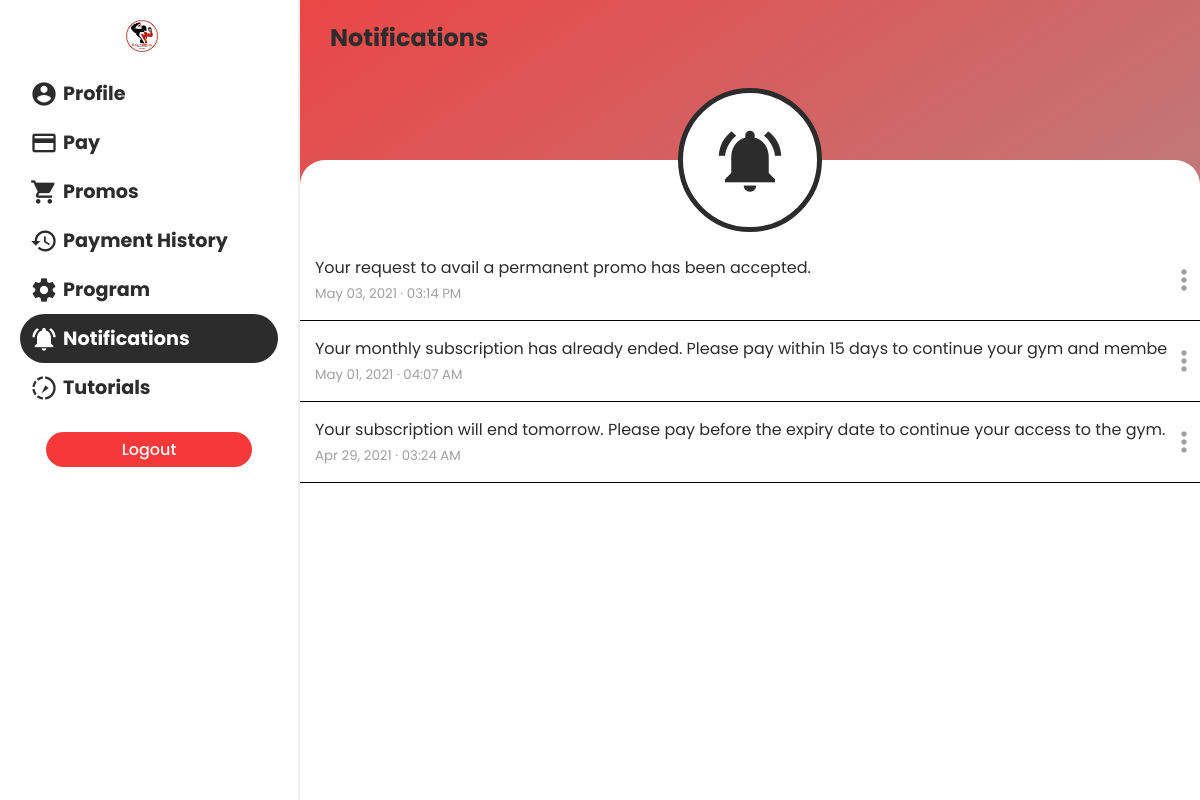
/mobile/pages/notifications.php (signed in), run on the app's committed database.
### tables this page shows
CREATE TABLE `member_notifs` (
  `id` int(11) NOT NULL,
  `member_id` int(11) NOT NULL,
  `notif_id` int(11) NOT NULL,
  `status` enum('Unread','Read','Deleted') NOT NULL,
  `datetime_sent` timestamp NULL DEFAULT NULL,
  `date_read` timestamp NULL DEFAULT NULL
);

CREATE TABLE `notifications` (
  `notif_id` int(11) NOT NULL,
  `notif_message` varchar(9999) NOT NULL
);

### mobile/pages/notifications.php (the view, shortened to what this page needs)
<?php
require "./../functions/connect.php";
?>
<!DOCTYPE html>
<html lang="en">
<head>
  <link rel="stylesheet" href="./../css/default.css">
  <link rel="stylesheet" href="./../css/mediaquery.css">
  <link rel="stylesheet" href="https://cdnjs.cloudflare.com/ajax/libs/jquery-confirm/3.3.2/jquery-confirm.min.css">
</head>
<body>
  <div class="sidebar" id="sidebar">
    <div>
      <img src="./../../logo.png" style="width: 32px; height: 32px; margin-left: 70px" alt="">
    </div>    <div class="items">
      <a href="./profile.php">
        <span>
          <i class="material-icons">account_circle</i>
          <h2>Profile</h2>
        </span>
      </a>
      <a href="./pay.php">
        <span>
          <i class="material-icons">payment</i>
          <h2>Pay</h2>
        </span>
      </a>
      <a href="./promos.php">
        <span>
          <i class="material-icons">shopping_cart</i>
          <h2>Promos</h2>
        </span>
      </a>
      <a href="./payment_history.php">
        <span>
          <i class="material-icons">history</i>
          <h2>Payment History</h2>
        </span>
      </a>
      <a href="./program.php">
        <span>
          <i class="material-icons">settings</i>
          <h2>Program</h2>
        </span>
      </a>
      <a href="#" class="active">
        <span>
          <i class="material-icons">notifications_active</i>
          <h2>Notifications</h2>
        </span>
      </a>
      <a href="./tutorial.php">
        <span>
          <i class="material-icons">slow_motion_video</i>
          <h2>Tutorials</h2>
        </span>
      </a>
    </div>
    <div class="logout">
      <button class="btn btn-red" style="width: 80%" id="logout-btn">Logout</button>
    </div>
  </div>
  <main>
    <div class="menu">
      <h2>Notifications</h2>
    </div>
    <div class="icon-div">
      <div class="icon-cont">
        <i class="material-icons">notifications_active</i>
      </div>
    </div>
    <div class="main-cont">
      <div class="notif-content" id="notif-content">
        <?php
        $sql = "SELECT mn.*, n.notif_message FROM member_notifs AS mn
                INNER JOIN notifications AS n ON mn.notif_id = n.notif_id
                WHERE member_id = '".$_SESSION["member_id"]."'
                AND NOT status = 'Deleted'
                ORDER BY datetime_sent DESC";
        $res = mysqli_query($con, $sql);
        if(mysqli_num_rows($res) > 0) {
          while($row = mysqli_fetch_assoc($res)) {
            if($row["status"] == "Unread") {
        ?>
        <div class="list-tile" id='<?= $row["id"] ?>'>
          <div class="left">
            <h4 id="message-<?= $row["id"] ?>" class="notif-message fw-700">
              <i id="unread-<?= $row["id"] ?>" class="material-icons" style="color: dodgerblue; font-size: 18px; vertical-align: middle;">fiber_manual_record</i>
              <?= $row["notif_message"] ?>
            </h4>
            <small class="text-disabled"><?= date("M d, Y &#183; h:i A", strtotime($row["datetime_sent"])) ?></small>
            <div class="mask" id="<?= $row["id"] ?>"></div>
          </div>
          <div class="right">
            <i class="material-icons text-disabled notif-more" data-id="<?= $row["id"] ?>" style="font-size: 32px">more_vert</i>
          </div>
        </div>
        <?php
            } else {
        ?>
        <div class="list-tile" id='<?= $row["id"] ?>'>
          <div class="left">
            <h4 class="notif-message fw-400">
              <?= $row["notif_message"] ?>
            </h4>
            <small class="text-disabled"><?= date("M d, Y &#183; h:i A", strtotime($row["datetime_sent"])) ?></small>
            <div class="mask" id="<?= $row["id"] ?>"></div>
          </div>
          <div class="right">
            <i class="material-icons text-disabled notif-more" data-id="<?= $row["id"] ?>" style="font-size: 32px">more_vert</i>
          </div>
        </div>
        <?php
            }
          }
        }
        ?>
      </div>
    </div>
  </main>
</body>
</html>

### mobile/css/default.css (style rules this page uses)
html, body { margin: 0; font-family: 'Poppins', sans-serif; background: #bdc3c7; background: -webkit-gradient(linear, left top, right bottom, from(#f53939), to(#a0a0a0)); background: linear-gradient(to bottom right, #f53939, #a0a0a0); color: #2c2c2c; }
main { -webkit-transition: .3s; transition: .3s; margin-left: 300px; }
a { text-decoration: none; color: #2c2c2c; font-weight: 400; -webkit-transition: .3s; transition: .3s; }
p, h1, h2, h3, h4, h5, h6 { margin: 0 !important; }
.text-disabled { color: #A0A0A0 !important; }
.fw-400 { font-weight: 400; }
.btn { margin: 20px 0 20px 0; padding-top: 5px; padding-bottom: 5px; padding-left: 15px; padding-right: 15px; font-family: "Poppins", sans-serif; border: 0; border-radius: 50px; background: #2c2c2c; color: white; font-size: 1rem; -webkit-transition: .3s; transition: .3s; font-weight: 500; }
.btn.btn-red { background: #f53939; }
.sidebar { -webkit-transition: .3s; transition: .3s; width: 300px; background: white; height: 100vh; padding: 20px; -webkit-box-shadow: 1px 0 20px 0px #2c2c2c; box-shadow: 1px 0 20px 0px #2c2c2c; position: fixed; z-index: 20; }
.sidebar .items { margin-top: 10px; display: -webkit-box; display: -ms-flexbox; display: flex; -webkit-box-orient: vertical; -webkit-box-direction: normal; -ms-flex-direction: column; flex-direction: column; }
.sidebar .items a, .sidebar .items a:hover, .sidebar .items a:active, .sidebar .items a:visited, .sidebar .items a:focus { text-decoration: none; }
.sidebar .items span { padding: 10px; display: -webkit-box; display: -ms-flexbox; display: flex; -webkit-box-align: center; -ms-flex-align: center; align-items: center; }
.sidebar .items span i { font-size: 28px; padding-right: 5px; }
.sidebar .items span h2 { font-size: 1.2rem; }
.sidebar .items .active { background: #2c2c2c; border-radius: 25px; color: white; }
.sidebar .logout { display: -webkit-box; display: -ms-flexbox; display: flex; -webkit-box-pack: center; -ms-flex-pack: center; justify-content: center; }
*, *:before, *:after { -webkit-box-sizing: border-box; box-sizing: border-box; }
body, html { height: 100%; -webkit-tap-highlight-color: rgba(0, 0, 0, 0); -webkit-tap-highlight-color: transparent; }
main { overflow-x: hidden; height: 100vh; position: relative; }
main .menu { padding-top: 20px; padding-left: 20px; display: -webkit-box; display: -ms-flexbox; display: flex; -webkit-box-align: center; -ms-flex-align: center; align-items: center; z-index: 3; }
main .menu h2 { padding-left: 10px; }
main .icon-div { width: 100%; display: -webkit-box; display: -ms-flexbox; display: flex; -webkit-box-pack: center; -ms-flex-pack: center; justify-content: center; -webkit-box-align: center; -ms-flex-align: center; align-items: center; position: absolute; top: 11vh; z-index: 2; }
main .icon-div .icon-cont { height: 18vh; width: 18vh; background: white; border-radius: 100%; border: 5px solid #2c2c2c; display: -webkit-box; display: -ms-flexbox; display: flex; -webkit-box-pack: center; -ms-flex-pack: center; justify-content: center; -webkit-box-align: center; -ms-flex-align: center; align-items: center; }
main .icon-div .icon-cont i { font-size: 75px; }
main .main-cont { padding-bottom: 0 !important; padding-top: 0 !important; padding: 30px; background: white; background-attachment: fixed; position: absolute; width: 100%; min-height: 80vh; top: 20vh; border-radius: 25px 25px 0 0; }

### mobile/pages/notifications.php (style rules this page uses)
.main-cont { padding: 0 !important; }
.notif-content { margin-top: 10vh; width: 100% !important; min-height: 60vh; border-bottom: none !important; }
.list-tile { display: flex; justify-content: space-between; border-bottom: 1px solid black; }
.left { padding: 15px; white-space: nowrap; text-overflow: ellipsis !important; overflow: hidden; position: relative; }
.mask { position: absolute; top: 0; width: 100%; height: 100%; }
.right { display: flex; justify-content: center; align-items: center; }
.right i { position: relative; }

### data on the page
member_notifs: notif.notif_message "Your request to avail a permanent promo has been accepte…", datetime_sent "May 03, 2021 · 03:14 PM"
member_notifs: notif.notif_message "Your monthly subscription has already ended. Please pay within 15 days to continue your gym and me…", datetime_sent "May 01, 2021 · 04:07 AM"
member_notifs: notif.notif_message "Your subscription will end tomorrow. Please pay before the expiry date to continue your access to the g…", datetime_sent "Apr 29, 2021 · 03:24 AM"
